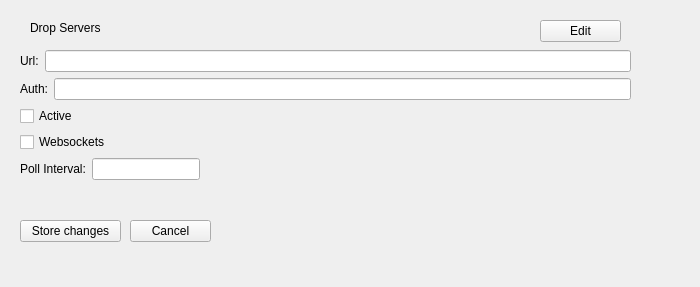
<?xml version="1.0" encoding="UTF-8"?>
<ui version="4.0">
 <class>QblDesktopConfigDropServers</class>
 <widget class="QWidget" name="QblDesktopConfigDropServers">
  <property name="geometry">
   <rect>
    <x>0</x>
    <y>0</y>
    <width>700</width>
    <height>287</height>
   </rect>
  </property>
  <property name="windowTitle">
   <string>Form</string>
  </property>
  <widget class="QLabel" name="label">
   <property name="geometry">
    <rect>
     <x>30</x>
     <y>20</y>
     <width>101</width>
     <height>16</height>
    </rect>
   </property>
   <property name="text">
    <string>Drop Servers</string>
   </property>
  </widget>
  <widget class="QWidget" name="layoutWidget">
   <property name="geometry">
    <rect>
     <x>20</x>
     <y>50</y>
     <width>611</width>
     <height>138</height>
    </rect>
   </property>
   <layout class="QFormLayout" name="formLayout">
    <item row="2" column="0">
     <widget class="QCheckBox" name="active">
      <property name="text">
       <string>Active</string>
      </property>
     </widget>
    </item>
    <item row="3" column="0">
     <widget class="QCheckBox" name="websockets">
      <property name="text">
       <string>Websockets</string>
      </property>
     </widget>
    </item>
    <item row="4" column="0">
     <layout class="QHBoxLayout" name="horizontalLayout_3">
      <item>
       <widget class="QLabel" name="label_4">
        <property name="text">
         <string>Poll Interval:</string>
        </property>
       </widget>
      </item>
      <item>
       <widget class="QLineEdit" name="poll_interval"/>
      </item>
     </layout>
    </item>
    <item row="0" column="0" colspan="2">
     <layout class="QHBoxLayout" name="horizontalLayout">
      <item>
       <widget class="QLabel" name="label_2">
        <property name="text">
         <string>Url:</string>
        </property>
       </widget>
      </item>
      <item>
       <widget class="QLineEdit" name="url"/>
      </item>
     </layout>
    </item>
    <item row="1" column="0" colspan="2">
     <layout class="QHBoxLayout" name="horizontalLayout_2">
      <item>
       <widget class="QLabel" name="label_3">
        <property name="text">
         <string>Auth:</string>
        </property>
       </widget>
      </item>
      <item>
       <widget class="QLineEdit" name="auth"/>
      </item>
     </layout>
    </item>
   </layout>
  </widget>
  <widget class="QPushButton" name="save">
   <property name="geometry">
    <rect>
     <x>20</x>
     <y>220</y>
     <width>101</width>
     <height>22</height>
    </rect>
   </property>
   <property name="text">
    <string>Store changes</string>
   </property>
  </widget>
  <widget class="QPushButton" name="cancel">
   <property name="geometry">
    <rect>
     <x>130</x>
     <y>220</y>
     <width>81</width>
     <height>22</height>
    </rect>
   </property>
   <property name="text">
    <string>Cancel</string>
   </property>
  </widget>
  <widget class="QPushButton" name="edit">
   <property name="geometry">
    <rect>
     <x>540</x>
     <y>20</y>
     <width>81</width>
     <height>22</height>
    </rect>
   </property>
   <property name="text">
    <string>Edit</string>
   </property>
  </widget>
 </widget>
 <resources/>
 <connections/>
</ui>
